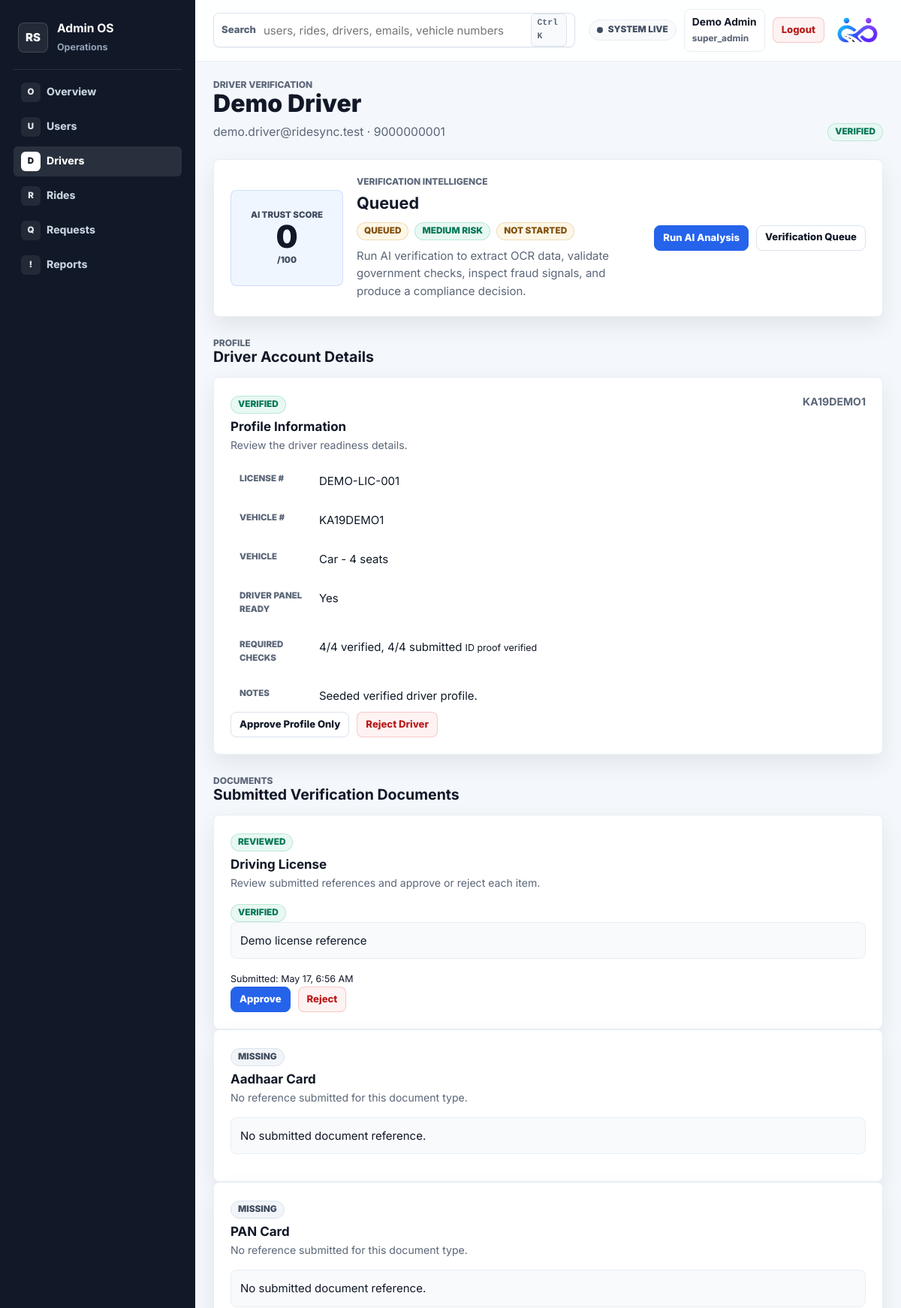
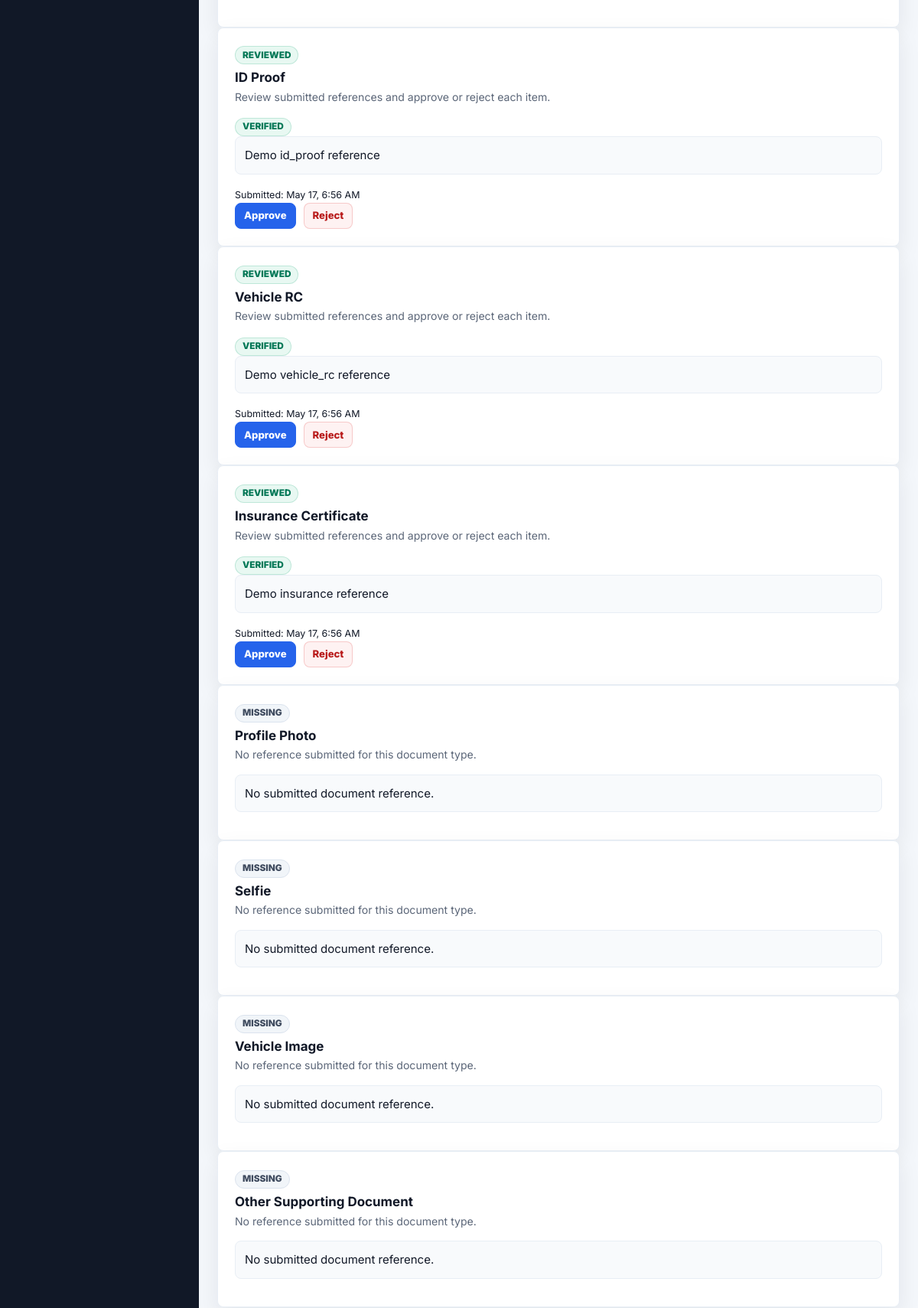
Page /pages/admin_driver_verification.php?driver_id=1 (signed in, upper part) on the committed database (2 pictures, top to bottom).
### tables this page shows
CREATE TABLE IF NOT EXISTS driver_accounts (
  id INT NOT NULL AUTO_INCREMENT,
  name VARCHAR(100) NOT NULL,
  email VARCHAR(190) NOT NULL,
  password VARCHAR(255) NOT NULL,
  phone VARCHAR(20) NOT NULL,
  status ENUM('active', 'inactive', 'suspended') NOT NULL DEFAULT 'active',
  onboarding_status ENUM('incomplete', 'complete') NOT NULL DEFAULT 'complete',
  created_at TIMESTAMP NOT NULL DEFAULT CURRENT_TIMESTAMP,
  updated_at TIMESTAMP NOT NULL DEFAULT CURRENT_TIMESTAMP ON UPDATE CURRENT_TIMESTAMP,
  PRIMARY KEY (id),
  UNIQUE KEY uq_driver_accounts_email (email),
  UNIQUE KEY uq_driver_accounts_phone (phone)
);

CREATE TABLE IF NOT EXISTS driver_account_profiles (
  id INT NOT NULL AUTO_INCREMENT,
  driver_id INT NOT NULL,
  license_number VARCHAR(80) NOT NULL,
  verification_details TEXT NULL,
  verification_status ENUM('pending', 'verified', 'rejected') NOT NULL DEFAULT 'pending',
  created_at TIMESTAMP NOT NULL DEFAULT CURRENT_TIMESTAMP,
  updated_at TIMESTAMP NOT NULL DEFAULT CURRENT_TIMESTAMP ON UPDATE CURRENT_TIMESTAMP,
  PRIMARY KEY (id),
  UNIQUE KEY uq_driver_account_profiles_driver_id (driver_id),
  KEY idx_driver_profiles_status (verification_status, driver_id),
  CONSTRAINT fk_driver_account_profiles_driver
    FOREIGN KEY (driver_id) REFERENCES driver_accounts(id)
    ON DELETE CASCADE
);

CREATE TABLE IF NOT EXISTS driver_account_vehicles (
  id INT NOT NULL AUTO_INCREMENT,
  driver_id INT NOT NULL,
  vehicle_type ENUM('Bike', 'Car', 'Auto', 'Van', 'Other') NOT NULL,
  vehicle_number VARCHAR(40) NOT NULL,
  seating_capacity TINYINT UNSIGNED NOT NULL,
  created_at TIMESTAMP NOT NULL DEFAULT CURRENT_TIMESTAMP,
  updated_at TIMESTAMP NOT NULL DEFAULT CURRENT_TIMESTAMP ON UPDATE CURRENT_TIMESTAMP,
  PRIMARY KEY (id),
  UNIQUE KEY uq_driver_account_vehicles_driver_id (driver_id),
  UNIQUE KEY uq_driver_account_vehicles_number (vehicle_number),
  CONSTRAINT fk_driver_account_vehicles_driver
    FOREIGN KEY (driver_id) REFERENCES driver_accounts(id)
    ON DELETE CASCADE
);

CREATE TABLE IF NOT EXISTS driver_account_documents (
  id INT NOT NULL AUTO_INCREMENT,
  driver_id INT NOT NULL,
  document_type ENUM('license', 'aadhaar', 'pan', 'id_proof', 'vehicle_rc', 'insurance', 'profile_photo', 'selfie', 'vehicle_image', 'other') NOT NULL DEFAULT 'license',
  document_reference VARCHAR(255) NOT NULL,
  verification_status ENUM('pending', 'verified', 'rejected') NOT NULL DEFAULT 'pending',
  created_at TIMESTAMP NOT NULL DEFAULT CURRENT_TIMESTAMP,
  PRIMARY KEY (id),
  UNIQUE KEY uq_driver_account_documents_type (driver_id, document_type),
  KEY idx_driver_account_documents_driver_id (driver_id),
  KEY idx_driver_documents_status (verification_status, document_type, driver_id),
  CONSTRAINT fk_driver_account_documents_driver
    FOREIGN KEY (driver_id) REFERENCES driver_accounts(id)
    ON DELETE CASCADE
);

### pages/admin_driver_verification.php (the view, shortened to what the rows shown need)
<?php
require_once __DIR__ . '/../config/db.php';
require_once __DIR__ . '/../includes/admin_helper.php';
require_once __DIR__ . '/../includes/driver_account_helper.php';
require_once __DIR__ . '/../includes/driver_document_helper.php';
require_once __DIR__ . '/../includes/verification_helper.php';
function ridesync_admin_get_int_param($key) {
    return (int) ($_GET[$key] ?? 0);
}
$driverId = ridesync_admin_get_int_param('driver_id');
$stmt = mysqli_prepare(
    $conn,
    "SELECT
        d.id AS driver_id,
        d.name,
        d.email,
        d.phone,
        d.status AS driver_status,
        p.id AS profile_id,
        p.verification_status AS profile_verification_status,
        p.license_number,
        p.verification_details,
        v.vehicle_type,
        v.vehicle_number,
        v.seating_capacity
     FROM driver_accounts d
     LEFT JOIN driver_account_profiles p ON p.driver_id = d.id
     LEFT JOIN driver_account_vehicles v ON v.driver_id = d.id
     WHERE d.id = ?
     LIMIT 1"
);
mysqli_stmt_bind_param($stmt, 'i', $driverId);
mysqli_stmt_execute($stmt);
$driver = mysqli_fetch_assoc(mysqli_stmt_get_result($stmt));
$documents = [];
$documentsTable = mysqli_query($conn, "SHOW TABLES LIKE 'driver_account_documents'");
if ($documentsTable && mysqli_num_rows($documentsTable) > 0) {
    $stmt = mysqli_prepare(
        $conn,
        "SELECT id, document_type, document_reference, created_at, verification_status
         FROM driver_account_documents
         WHERE driver_id = ?
         ORDER BY created_at DESC"
    );
    mysqli_stmt_bind_param($stmt, 'i', $driverId);
    mysqli_stmt_execute($stmt);
    $res = mysqli_stmt_get_result($stmt);
    while ($row = mysqli_fetch_assoc($res)) {
        $documents[] = $row;
    }
}
$docsByType = [];
foreach ($documents as $doc) {
    $type = (string) ($doc['document_type'] ?? 'document');
    if (!isset($docsByType[$type])) {
        $docsByType[$type] = [];
    }
    $docsByType[$type][] = $doc;
}
$requiredDocumentTypes = ridesync_driver_document_types();
$latestDocumentsByType = [];
foreach ($docsByType as $type => $typeDocuments) {
    $latestDocumentsByType[$type] = $typeDocuments[0] ?? [];
}
$requiredDocumentSummary = ridesync_driver_required_document_summary($latestDocumentsByType);
$submittedRequiredDocuments = $requiredDocumentSummary['submitted'];
$verifiedRequiredDocuments = $requiredDocumentSummary['verified'];
$identityRequirementLabel = ridesync_driver_document_verified($latestDocumentsByType, 'id_proof')
    ? 'ID proof verified'
    : (ridesync_driver_document_verified($latestDocumentsByType, 'aadhaar') && ridesync_driver_document_verified($latestDocumentsByType, 'pan')
        ? 'Aadhaar + PAN verified'
        : 'Identity proof pending');
$verificationReady = ridesync_verification_schema_ready($conn);
$latestSession = $verificationReady ? ridesync_verification_latest_session($conn, $driverId) : null;
$verificationBundle = $latestSession ? ridesync_verification_fetch_session_bundle($conn, (int) $latestSession['id']) : null;
$verificationSession = $verificationBundle['session'] ?? $latestSession;
$aiStatus = $verificationSession['ai_decision'] ?? $verificationSession['status'] ?? 'queued';
require_once __DIR__ . '/../includes/admin_header.php';
?>
<div class="driver-page-header">
    <div>
        <span class="driver-kicker">Driver Verification</span>
        <h1><?php echo htmlspecialchars($driver['name']); ?></h1>
        <p>
            <?php echo htmlspecialchars($driver['email']); ?>
            &middot; <?php echo htmlspecialchars($driver['phone']); ?>
        </p>
    </div>
    <span class="badge badge-<?php echo htmlspecialchars(ridesync_admin_badge_class($driver['profile_verification_status'] ?? 'pending')); ?>">
        <?php echo htmlspecialchars(ridesync_admin_status_label($driver['profile_verification_status'] ?? 'pending')); ?>
    </span>
</div>
<section class="admin-kyc-hero" data-driver-verification="<?php echo (int) $driverId; ?>" data-verification-session="<?php echo (int) ($verificationSession['id'] ?? 0); ?>">
    <div class="admin-kyc-summary">
        <h2 data-verification-title><?php echo htmlspecialchars(ridesync_verification_status_label($aiStatus)); ?></h2>
    </div>
</section>
<div class="admin-section">
    <div class="admin-section-header">
        <div>
            <h2>Driver Account Details</h2>
        </div>
    </div>
    <div class="admin-review-card">
        <div class="admin-review-top">
            <div>
                <span class="badge badge-<?php echo htmlspecialchars(ridesync_admin_badge_class($driver['profile_verification_status'] ?? 'pending')); ?>">
                    <?php echo htmlspecialchars(ridesync_admin_status_label($driver['profile_verification_status'] ?? 'pending')); ?>
                </span>
                <h3>Profile Information</h3>
                <p>Review the driver readiness details.</p>
            </div>
            <strong><?php echo htmlspecialchars($driver['vehicle_number'] ?: 'Vehicle not provided'); ?></strong>
        </div>
        <dl class="admin-detail-list">
            <div><dt>License #</dt><dd><?php echo htmlspecialchars($driver['license_number'] ?: 'Not provided'); ?></dd></div>
            <div><dt>Vehicle #</dt><dd><?php echo htmlspecialchars($driver['vehicle_number'] ?: 'Not provided'); ?></dd></div>
            <div><dt>Vehicle</dt><dd><?php echo htmlspecialchars(($driver['vehicle_type'] ?: 'Vehicle') . ' - ' . ($driver['seating_capacity'] ?: 0) . ' seats'); ?></dd></div>
            <div>
                <dt>Required Checks</dt>
                <dd>
                    <?php echo (int) $verifiedRequiredDocuments; ?>/4 verified, <?php echo (int) $submittedRequiredDocuments; ?>/4 submitted
                    <small><?php echo htmlspecialchars($identityRequirementLabel); ?></small>
                </dd>
            </div>
            <div><dt>Notes</dt><dd><?php echo htmlspecialchars($driver['verification_details'] ?: 'No notes submitted'); ?></dd></div>
        </dl>
    </div>
</div>
<div class="admin-section">
    <div class="admin-section-header">
        <div>
            <h2>Submitted Verification Documents</h2>
        </div>
    </div>
    <div class="admin-document-grid">
        <?php foreach ($requiredDocumentTypes as $type => $label): ?>
            <?php $typeDocs = $docsByType[$type] ?? []; ?>
            <?php
            $typePending = false;
            ?>
            <article class="admin-review-card admin-document-card">
                <div class="admin-review-top">
                    <div>
                        <span class="badge badge-<?php echo count($typeDocs) > 0 ? ($typePending ? 'pending' : 'accepted') : 'closed'; ?>">
                            <?php echo count($typeDocs) > 0 ? ($typePending ? 'Needs Review' : 'Reviewed') : 'Missing'; ?>
                        </span>
                        <h3><?php echo htmlspecialchars($label); ?></h3>
                        <p>
                            <?php echo count($typeDocs) > 0
                                ? 'Review submitted references and approve or reject each item.'
                                : 'No reference submitted for this document type.'; ?>
                        </p>
                    </div>
                </div>
                <?php if (count($typeDocs) === 0): ?>
                    <p class="admin-message">No submitted document reference.</p>
                <?php else: ?>
                    <?php foreach ($typeDocs as $doc): ?>
                        <div class="admin-document-item">
                            <div>
                                <span class="badge badge-<?php echo htmlspecialchars(ridesync_admin_badge_class($doc['verification_status'])); ?>">
                                    <?php echo htmlspecialchars(ridesync_admin_status_label($doc['verification_status'])); ?>
                                </span>
                                <p class="admin-message"><?php echo htmlspecialchars($doc['document_reference'] ?: 'No reference provided'); ?></p>
                                <small>Submitted: <?php echo htmlspecialchars(date('M j, g:i A', strtotime((string) ($doc['created_at'] ?? 'now')))); ?></small>
                            </div>
                            <div class="admin-actions">
                                <form action="/ridesync/actions/admin_action.php" method="POST">
                                    <button type="submit" class="btn btn-primary btn-sm">Approve</button>
                                </form>
                                <form action="/ridesync/actions/admin_action.php" method="POST">
                                    <button type="submit" class="btn btn-danger btn-sm">Reject</button>
                                </form>
                            </div>
                        </div>
                    <?php endforeach; ?>
                <?php endif; ?>
            </article>
        <?php endforeach; ?>
    </div>
</div>
<?php require_once __DIR__ . '/../includes/admin_footer.php'; ?>

### rows in the picture
driver_accounts: name "Demo Driver", email "demo.driver@ridesync.test", phone "9000000001", driver_account_profiles.verification_status "VERIFIED", driver_account_vehicles.vehicle_number "KA19DEMO1", driver_account_profiles.license_number "DEMO-LIC-001", driver_account_vehicles.vehicle_type+seating_capacity "Car - 4 seats", driver_account_vehicles.seating_capacity "4", driver_account_profiles.verification_details "Seeded verified driver profile."
driver_account_documents: verification_status "ID proof verified", verification_status "VERIFIED", document_reference "Demo id_proof reference", created_at "May 17, 6:56 AM"
driver_account_documents: verification_status "VERIFIED", document_reference "Demo license reference", created_at "May 17, 6:56 AM"
driver_account_documents: verification_status "VERIFIED", document_reference "Demo vehicle_rc reference", created_at "May 17, 6:56 AM"
driver_account_documents: verification_status "VERIFIED", document_reference "Demo insurance reference", created_at "May 17, 6:56 AM"

### other values in the picture
$item['icon'] "O"
$item['label'] "Overview"
$item['icon'] "U"
$item['label'] "Users"
$item['icon'] "D"
$item['label'] "Drivers"
$item['icon'] "R"
$item['label'] "Rides"
$item['icon'] "Q"
$item['label'] "Requests"
$item['icon'] "!"
$item['label'] "Reports"
$_SESSION['admin_name'] "Demo Admin"
$_SESSION['admin_role'] "super_admin"
$score "0"
